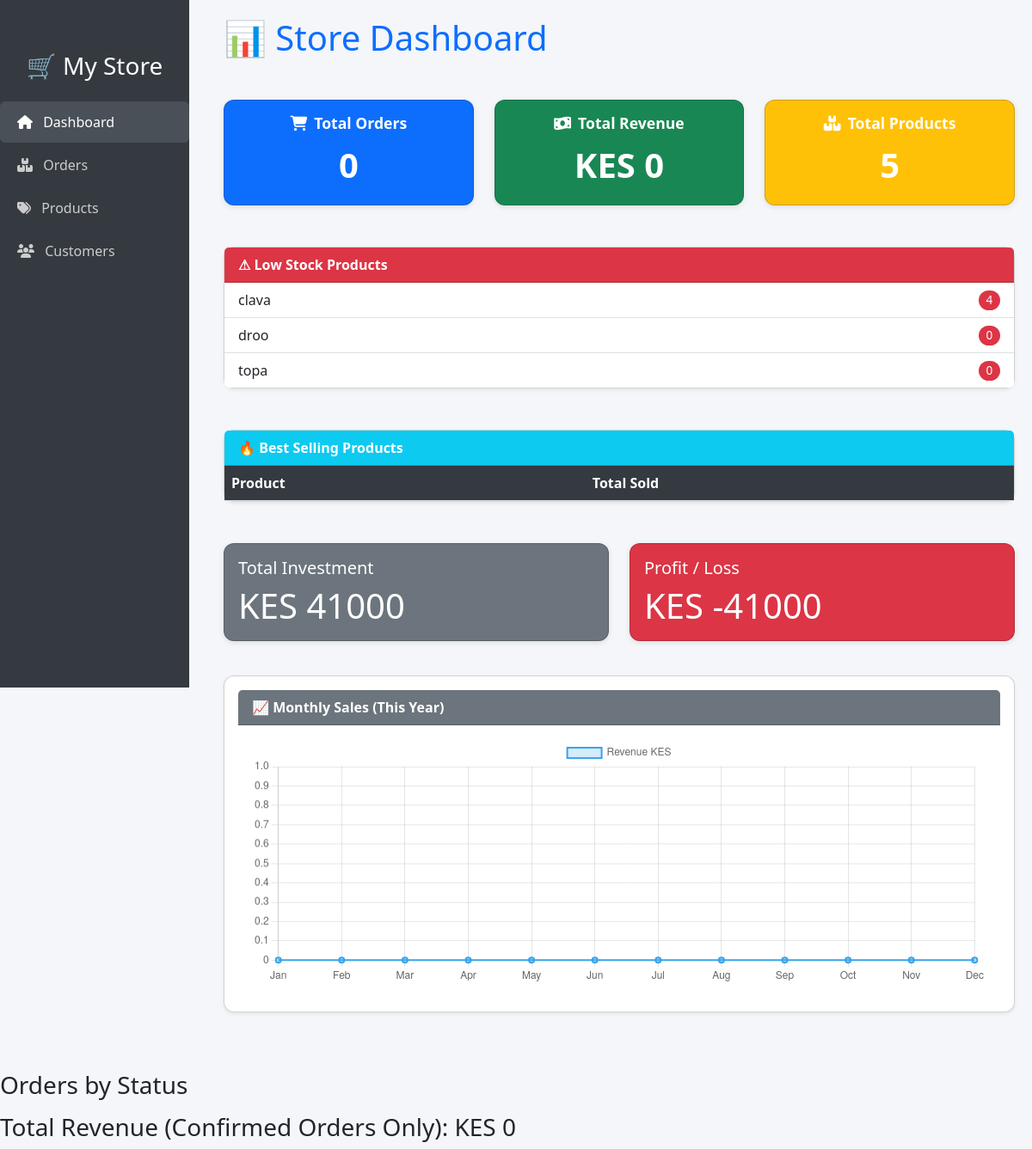
The page /dashboard/ (signed in) on the database its author committed.
### store/models.py (models this page shows, shortened)
class Product(models.Model):
    category = models.ForeignKey(Category, on_delete=models.CASCADE)
    name = models.CharField(max_length=200)
    slug = models.SlugField(unique=True, db_index=True)
    description = models.TextField()
    price = models.DecimalField(max_digits=10, decimal_places=2)
    image = ProcessedImageField(
        upload_to="products/",
        processors=[ResizeToFill(800, 800)],
        format='JPEG',
        options={'quality': 80},
    )
    stock = models.PositiveIntegerField(default=0)
    available = models.BooleanField(default=True)

### dashboard/views.py (the view)
# urls.py: path('', views.dashboard_home, name='dashboard'),        # Dashboard home
@staff_member_required
def dashboard_home(request):
    total_orders = Order.objects.count()
    total_products = Product.objects.count()
    low_stock = Product.objects.filter(stock__lt=5)
    orders_by_status = (
        Order.objects
        .values('status')
        .annotate(count=Sum(1))
        .order_by('status')
    )
    total_revenue = (
        Order.objects.filter(status='Confirmed')
        .aggregate(total=Sum('total_price'))['total'] or 0
    )
    best_sellers = (
        OrderItem.objects
        .values('product__name')
        .annotate(total_sold=Sum('quantity'))
        .order_by('-total_sold')[:5]
    )
    total_investment = Investment.objects.aggregate(total=Sum('amount'))['total'] or 0
    profit = total_revenue - total_investment
    months = ['Jan', 'Feb', 'Mar', 'Apr', 'May', 'Jun',
              'Jul', 'Aug', 'Sep', 'Oct', 'Nov', 'Dec']
    monthly_sales = []
    for month_number in range(1, 13):
        month_total = (
            Order.objects.filter(
                created_at__month=month_number,
                status='Confirmed'  # Only confirmed orders
            ).aggregate(total=Sum('total_price'))['total'] or 0
        )
        monthly_sales.append(month_total)
    context = {
        'total_orders': total_orders,
        'orders_by_status': orders_by_status,
        'total_revenue': total_revenue,
        'total_products': total_products,
        'low_stock': low_stock,
        'best_sellers': best_sellers,
        'total_investment': total_investment,
        'profit': profit,
        'months': months,
        'monthly_sales': monthly_sales,
    }
    return render(request, 'dashboard/home.html', context)

### dashboard/templates/dashboard/home.html (shortened to what this page needs)
{% load static %}
<!DOCTYPE html>
<html lang="en">
<head>
<link href="{% static 'css/bootstrap.min.css' %}" rel="stylesheet">
<link rel="stylesheet" href="https://cdnjs.cloudflare.com/ajax/libs/font-awesome/6.5.0/css/all.min.css">
</head>
<body>
<div class="sidebar">
<h3 class="text-center mb-4">🛒 My Store</h3>
<a href="{% url 'dashboard' %}" class="active"><i class="fa fa-home me-2"></i> Dashboard</a>
<a href="{% url 'orders' %}"><i class="fa fa-boxes me-2"></i> Orders</a>
<a href="{% url 'products' %}"><i class="fa fa-tags me-2"></i> Products</a>
<a href="{% url 'customers' %}"><i class="fa fa-users me-2"></i> Customers</a>
</div>
<div class="content">
<h1 class="mb-5 text-primary">📊 Store Dashboard</h1>
<div class="row g-4 mb-5">
<div class="col-md-4">
    <div class="card text-white bg-primary h-100 kpi-card">
        <div class="card-body">
            <h5 class="card-title"><i class="fa fa-cart-shopping me-2"></i>Total Orders</h5>
            <p class="card-text">{{ total_orders }}</p>
        </div>
    </div>
</div>
<div class="col-md-4">
    <div class="card text-white bg-success h-100 kpi-card">
        <div class="card-body">
            <h5 class="card-title"><i class="fa fa-money-bill-wave me-2"></i>Total Revenue</h5>
            <p class="card-text">KES {{ total_revenue }}</p>
        </div>
    </div>
</div>
<div class="col-md-4">
    <div class="card text-white bg-warning h-100 kpi-card">
        <div class="card-body">
            <h5 class="card-title"><i class="fa fa-boxes-stacked me-2"></i>Total Products</h5>
            <p class="card-text">{{ total_products }}</p>
        </div>
    </div>
</div>
</div>
<div class="card mb-5 shadow-sm">
<div class="card-header bg-danger text-white fw-bold">⚠ Low Stock Products</div>
<ul class="list-group list-group-flush">
    {% for p in low_stock %}
    <li class="list-group-item d-flex justify-content-between align-items-center">
        {{ p.name }}
        <span class="badge bg-danger rounded-pill badge-custom">{{ p.stock }}</span>
    </li>
    {% empty %}
    <li class="list-group-item">No low stock items</li>
    {% endfor %}
</ul>
</div>
<div class="card mb-5 shadow-sm">
<div class="card-header bg-info text-white fw-bold">🔥 Best Selling Products</div>
<div class="card-body p-0">
<table class="table mb-0 table-hover table-striped">
<thead>
<tr>
<th>Product</th>
<th>Total Sold</th>
</tr>
</thead>
</table>
</div>
</div>
<div class="row mb-4">
    <div class="col-md-6 mb-3">
        <div class="card text-white bg-secondary h-100">
            <div class="card-body">
                <h5 class="card-title">Total Investment</h5>
                <p class="card-text display-6">KES {{ total_investment }}</p>
            </div>
        </div>
    </div>
    <div class="col-md-6 mb-3">
        <div class="card text-white {% if profit >= 0 %}bg-success{% else %}bg-danger{% endif %} h-100">
            <div class="card-body">
                <h5 class="card-title">Profit / Loss</h5>
                <p class="card-text display-6">KES {{ profit }}</p>
            </div>
        </div>
    </div>
</div>
<div class="card shadow-sm chart-card mb-5">
<div class="card-header bg-secondary text-white fw-bold">📈 Monthly Sales (This Year)</div>
<div class="card-body">
<canvas id="salesChart" height="100"></canvas>
</div>
</div>
</div>
<h3>Orders by Status</h3>
<h3>Total Revenue (Confirmed Orders Only): KES {{ total_revenue }}</h3>
<script>
const ctx = document.getElementById('salesChart').getContext('2d');
const salesChart = new Chart(ctx, {
type: 'line',
data: {
    labels: {{ months|safe }},
    datasets: [{
        label: 'Revenue KES',
        data: {{ monthly_sales|safe }},
        backgroundColor: 'rgba(54, 162, 235, 0.2)',
        borderColor: 'rgba(54, 162, 235, 1)',
        borderWidth: 2,
        fill: true,
        tension: 0.3
    }]
},
options: { responsive: true, plugins: { legend: { display: true, position: 'top' } }, scales: { y: { beginAtZero: true } } }
});
</script>
</body>
</html>

### dashboard/templates/dashboard/home.html (style rules this page uses)
body { font-family: 'Segoe UI', sans-serif; background-color: #f4f6f9; }
.sidebar { width: 220px; position: fixed; top:0; left:0; height:100vh; background:#343a40; color:#fff; padding-top:60px; }
.sidebar a { color:#ccc; text-decoration:none; display:block; padding:12px 20px; margin-bottom:2px; border-radius:6px; }
.sidebar a:hover, .sidebar a.active { background:#495057; color:#fff; }
.content { margin-left:240px; padding:20px; }
.card { border-radius:12px; box-shadow:0 2px 6px rgba(0,0,0,0.1); transition: transform 0.2s; }
.kpi-card .card-body { display:flex; flex-direction:column; align-items:center; justify-content:center; }
.kpi-card .card-title { font-size:1.1rem; font-weight:600; }
.kpi-card .card-text { font-size:2.5rem; font-weight:bold; }
.badge-custom { font-size:0.85rem; font-weight:500; }
.table thead th { background:#343a40; color:#fff; }
.chart-card { padding:1rem; }

### rows shown on the page
Product: name "clava", stock "4"
Product: name "droo", stock "0"
Product: name "topa", stock "0"

### other values the page prints
{{ total_orders }} "0"
{{ total_revenue }} "0"
{{ total_products }} "5"
{{ total_investment }} "41000"
{{ profit }} "-41000"
chart data {{ months|safe }} ['Jan', 'Feb', 'Mar', 'Apr', 'May', 'Jun', 'Jul', 'Aug', 'Sep', 'Oct', 'Nov', 'Dec']
chart data {{ monthly_sales|safe }} [0, 0, 0, 0, 0, 0, 0, 0, 0, 0, 0, 0]
